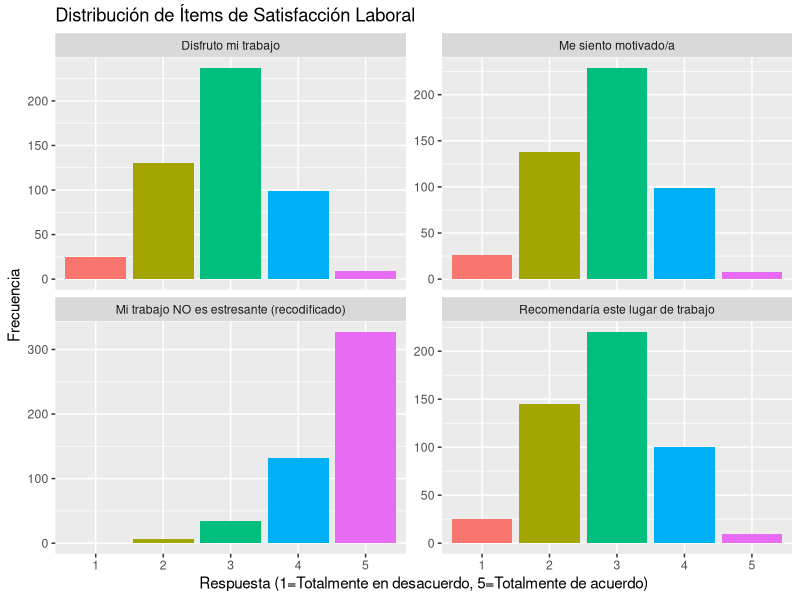
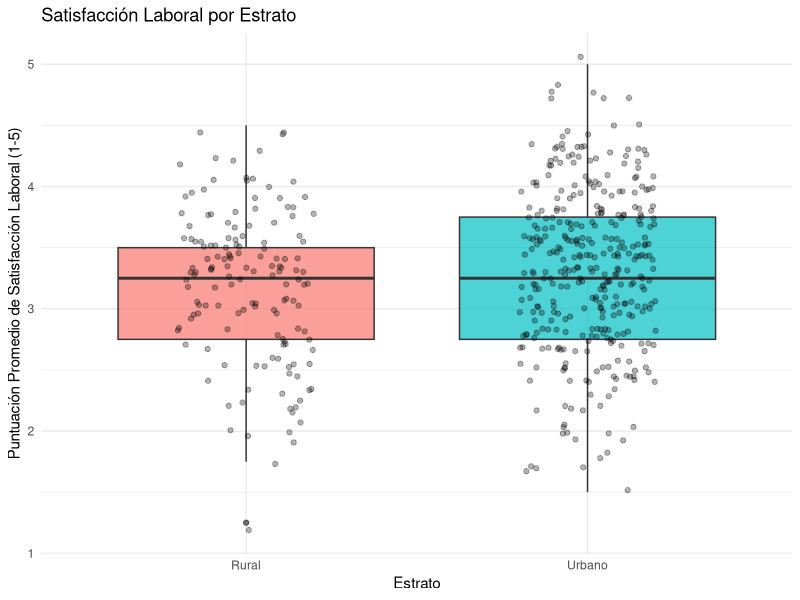
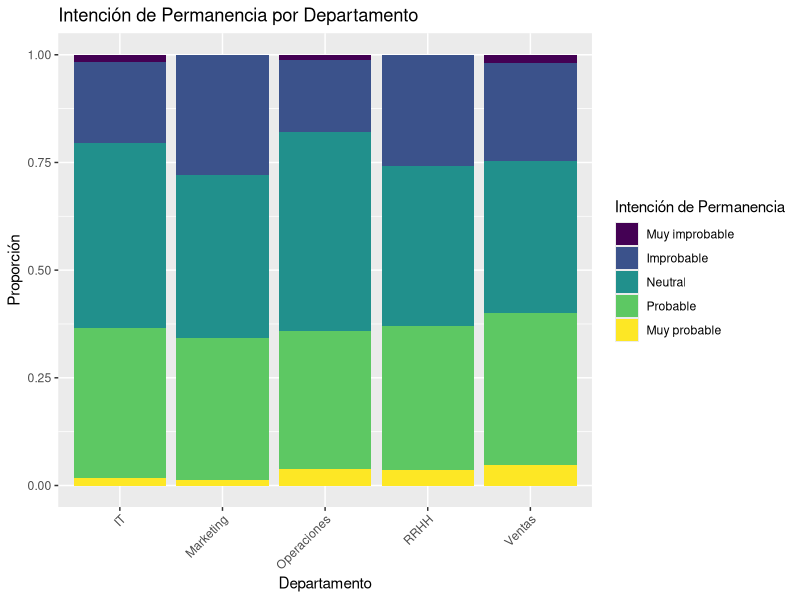
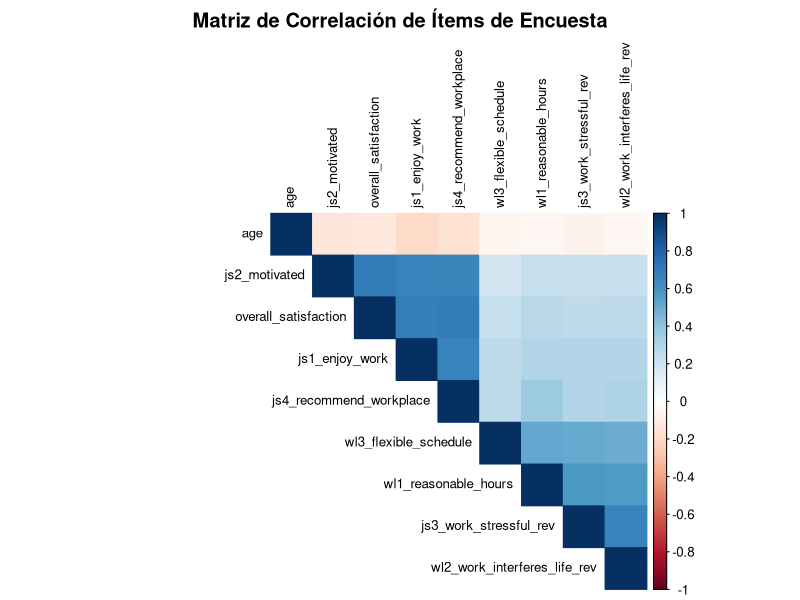
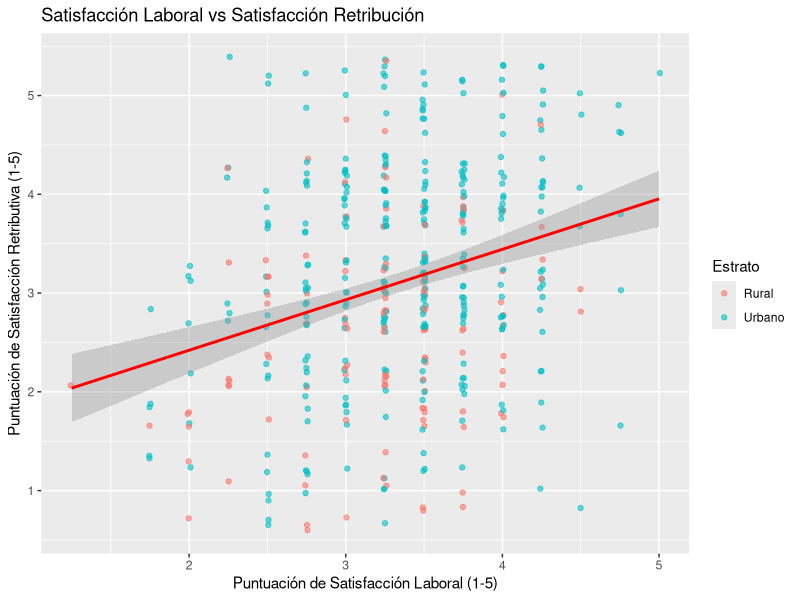

The R source for these figures, in order:
## ---- chunk 1
knitr::opts_chunk$set(echo = TRUE, warning = FALSE, message = FALSE, fig.width = 8, fig.height = 5)
## ---- chunk 2
# install.packages(c("psych", "survey"))
## ---- chunk 3
# Load required packages
library(tidyverse) # Data manipulation and visualization
library(psych) # Psychological research tools (includes alpha)
library(corrplot) # Correlation plots
library(survey) # Survey analysis with weights
## ---- chunk 4
survey_data <- read_csv("encuesta_empleados.csv")
## ---- chunk 5
# Visión general rápida de los datos
glimpse(survey_data)

# Estadísticas resumen
summary(survey_data)

# Verificar valores faltantes
cat("Total de valores faltantes:", sum(is.na(survey_data)), "\n")
cat("Valores faltantes por variable:\n")
colSums(is.na(survey_data))
## ---- chunk 6
# 1. Forzamos factores
survey_clean <- survey_data %>%
    mutate(
        # Convertir variables categóricas a factores con orden apropiado
        stratum = factor(stratum),
        sex = factor(sex),
        department = factor(department),
        # Likely to staty es un Ordered Factor!!
        likely_to_stay = factor(likely_to_stay,
            levels = c("Muy improbable", "Improbable", "Neutral", "Probable", "Muy probable"),
            ordered = TRUE
        )
    )
## ---- chunk 7
survey_clean <- survey_clean %>%
    mutate(
        # RECODIFICACIÓN INVERSA: Algunos ítems están formulados negativamente
        # Fórmula: nuevo_valor = (máximo + mínimo) - valor_original
        # Para escala 1-5: nuevo_valor = 6 - valor_original
        js3_work_stressful_rev = 6 - js3_work_stressful, # Revertir "Mi trabajo es estresante"
        wl2_work_interferes_life_rev = 6 - wl2_work_interferes_life, # Revertir "El trabajo interfiere con mi vida"

        # Crear puntuaciones compuestas (después de recodificación)
        job_satisfaction_score = (js1_enjoy_work + js2_motivated + js3_work_stressful_rev + js4_recommend_workplace) / 4,
        work_life_balance_score = (wl1_reasonable_hours + wl2_work_interferes_life_rev + wl3_flexible_schedule) / 3,
    )
## ---- chunk 8
survey_clean <- survey_clean %>%
    mutate(
        # Crear versiones categóricas para interpretación más fácil
        job_sat_category = case_when(
            job_satisfaction_score >= 4 ~ "Alta",
            job_satisfaction_score >= 3 ~ "Media",
            TRUE ~ "Baja"
        ),
        job_sat_category = factor(job_sat_category, levels = c("Baja", "Media", "Alta"))
    )
## ---- chunk 9
survey_clean %>%
    mutate(income_missing = is.na(income_satisfaction)) %>%
    group_by(income_missing) %>%
    summarise(
        n = n(),
        avg_job_satisfaction = mean(job_satisfaction_score),
        avg_overall_satisfaction = mean(overall_satisfaction)
    )
## ---- chunk 10
# Para este taller, creamos una categoría explícita para NA
survey_clean <- survey_clean %>%
    mutate(
        income_satisfaction_cat = case_when(
            is.na(income_satisfaction) ~ "No responde",
            income_satisfaction <= 2 ~ "Insatisfecho",
            income_satisfaction == 3 ~ "Neutral",
            income_satisfaction >= 4 ~ "Satisfecho"
        ),
        income_satisfaction_cat = factor(income_satisfaction_cat,
            levels = c("Insatisfecho", "Neutral", "Satisfecho", "No responde")
        )
    )
## ---- chunk 11
# Visualizar ítems individuales de Likert (incluyendo los recodificados)
likert_data <- survey_clean %>%
    select(js1_enjoy_work, js2_motivated, js3_work_stressful_rev, js4_recommend_workplace) %>%
    pivot_longer(everything(), names_to = "item", values_to = "response") %>%
    mutate(
        item = recode(item,
            "js1_enjoy_work" = "Disfruto mi trabajo",
            "js2_motivated" = "Me siento motivado/a",
            "js3_work_stressful_rev" = "Mi trabajo NO es estresante (recodificado)",
            "js4_recommend_workplace" = "Recomendaría este lugar de trabajo"
        )
    ) %>%
    mutate(response = factor(response), item = factor(item))

ggplot(likert_data, aes(x = response, fill = response)) +
    geom_bar() +
    facet_wrap(~item, scales = "free_y") +
    labs(
        title = "Distribución de Ítems de Satisfacción Laboral",
        x = "Respuesta (1=Totalmente en desacuerdo, 5=Totalmente de acuerdo)",
        y = "Frecuencia"
    ) +
    guides(fill = "none")
## ---- chunk 12
# Comparar satisfacción por estrato
ggplot(survey_clean, aes(x = stratum, y = job_satisfaction_score, fill = stratum)) +
    geom_boxplot(alpha = 0.7) +
    geom_jitter(width = 0.2, alpha = 0.3) +
    labs(
        title = "Satisfacción Laboral por Estrato",
        x = "Estrato",
        y = "Puntuación Promedio de Satisfacción Laboral (1-5)"
    ) +
    theme_minimal() +
    theme(legend.position = "none")

# Gráfico de barras apiladas para intención de permanencia
ggplot(survey_clean, aes(x = department, fill = likely_to_stay)) +
    geom_bar(position = "fill") +
    labs(
        title = "Intención de Permanencia por Departamento",
        x = "Departamento",
        y = "Proporción",
        fill = "Intención de Permanencia"
    ) +
    theme(axis.text.x = element_text(angle = 45, hjust = 1))
## ---- chunk 13
# Matriz de correlación de variables clave
cor_data <- survey_clean %>%
    select(
        js1_enjoy_work, js2_motivated, js3_work_stressful_rev, js4_recommend_workplace,
        wl1_reasonable_hours, wl2_work_interferes_life_rev, wl3_flexible_schedule,
        overall_satisfaction, age
    ) %>%
    cor(use = "complete.obs")

# Gráfico de correlación
corrplot(cor_data,
    method = "color", type = "upper",
    order = "hclust", tl.cex = 0.8, tl.col = "black",
    title = "Matriz de Correlación de Ítems de Encuesta",
    mar = c(0, 0, 2, 0)
)

# Gráfico de dispersión de relaciones clave
ggplot(survey_clean, aes(x = job_satisfaction_score, y = income_satisfaction)) +
    geom_jitter(width = 0.01, alpha = 0.6, aes(color = stratum)) +
    geom_smooth(method = "lm", color = "red") +
    labs(
        title = "Satisfacción Laboral vs Satisfacción Retribución",
        x = "Puntuación de Satisfacción Laboral (1-5)",
        y = "Puntuación de Satisfacción Retributiva (1-5)",
        color = "Estrato"
    )
## ---- chunk 14
interpret_alpha <- function(alpha) {
    if (alpha$total$std.alpha >= 0.8) {
        cat("Confiabilidad excelente (≥0.8)\n")
    } else if (alpha$total$std.alpha >= 0.7) {
        cat("Confiabilidad aceptable (≥0.7)\n")
    } else {
        cat("Confiabilidad cuestionable (<0.7)\n")
    }
}

# Verificar confiabilidad de nuestra escala de satisfacción laboral
job_sat_items <- survey_clean %>%
    select(js1_enjoy_work, js2_motivated, js3_work_stressful_rev, js4_recommend_workplace)

alpha_job_sat <- psych::alpha(job_sat_items)
cat("Confiabilidad de la Escala de Satisfacción Laboral:\n")
cat("Alfa de Cronbach =", round(alpha_job_sat$total$std.alpha, 3), "\n")
interpret_alpha(alpha_job_sat)


# Verificar escala de balance trabajo-vida
wl_items <- survey_clean %>%
    select(wl1_reasonable_hours, wl2_work_interferes_life_rev, wl3_flexible_schedule)

alpha_wl <- psych::alpha(wl_items)
cat("\nConfiabilidad de la Escala de Balance Trabajo-Vida:\n")
cat("Alfa de Cronbach =", round(alpha_wl$total$std.alpha, 3), "\n")
interpret_alpha(alpha_wl)
## ---- chunk 15
survey_clean <- survey_clean %>%
    mutate(
        weight = case_when(
            stratum == "Urbano" ~ 0.8 / 0.6,
            stratum == "Rural" ~ 0.2 / 0.4
        )
    )

# Crear objeto de diseño muestral
design <- svydesign(
    ids = ~1, # sin  clustering
    strata = ~stratum, # estratificado por urbano/rural
    weights = ~weight, # pesos de muestreo
    data = survey_clean
)

cat("Diseño muestral creado. Resumen:\n")
print(design)
## ---- chunk 16
# Usando el paquete survey para pruebas que respetan el diseño muestral

# Tabla de contingencia ponderada
contingency_table <- svytable(~ stratum + likely_to_stay, design)
print(contingency_table)

# Prueba de independencia ajustada por diseño
independence_test <- svychisq(~ stratum + likely_to_stay, design)
print(independence_test)
## ---- chunk 17
# Medias por grupo con intervalos de confianza
means_by_sex <- svyby(~job_satisfaction_score, ~sex, design, svymean)
print(means_by_sex)

# Prueba de diferencia de medias
ttest_survey <- svyttest(job_satisfaction_score ~ sex, design)
print(ttest_survey)
## ---- chunk 18
model <- svyglm(job_satisfaction_score ~ age + sex, design = design)
summary(model)
